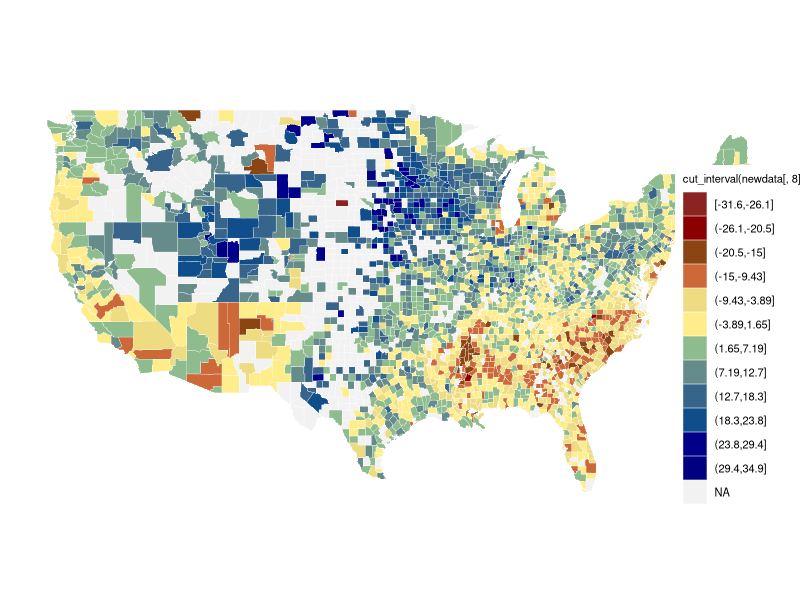
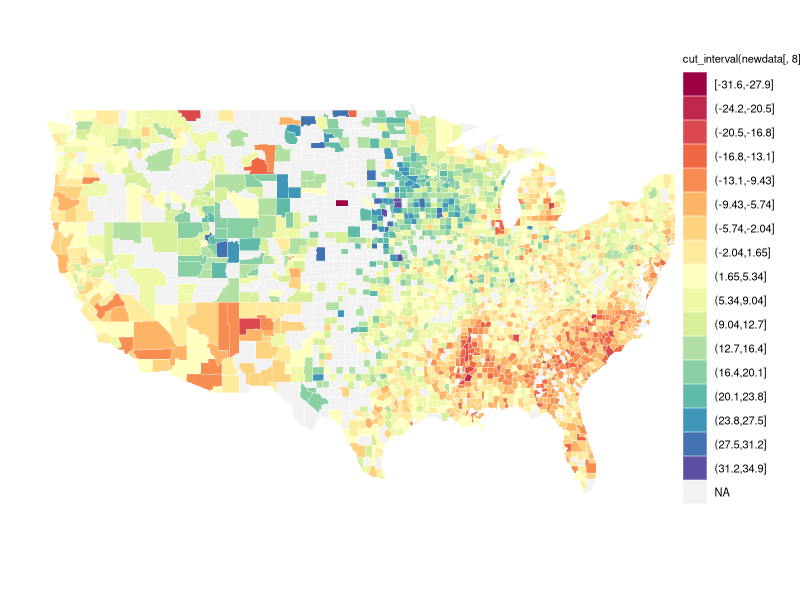
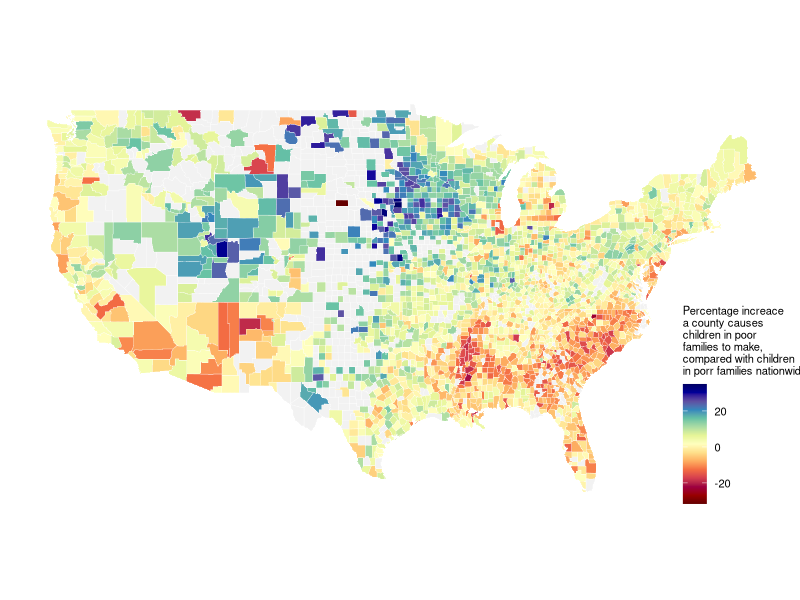

The R script that drew these images, in order:
library(ggplot2)
library(dplyr)

data<- read.csv("data/Household_Income.csv", header=TRUE, stringsAsFactors=FALSE)

## Making counties and states names lowercase to match the "counties" dataset used for mapping
data$County<-tolower(data$County) 
data$State<-tolower(data$State)  
states <- map_data("state") 
counties <- map_data("county") 
names(counties)[5:6]<-c("State","County") # changing the counties data set column names from region and subregion
# to State and County respectively to match our data set   
newdata<- left_join(counties, data, by = c("State","County"))

### Plotting the graph ###
ditch_the_axes <- theme(    
  axis.text = element_blank(),
  axis.line = element_blank(),
  axis.ticks = element_blank(),
  panel.border = element_blank(),
  panel.grid = element_blank(),
  panel.background = element_blank(),
  axis.title = element_blank(),
  legend.text = element_text(size = 8),
  legend.title = element_text(size= 8),
  legend.justification=c(0,0), legend.position=c(0.85,0)
)

# US States map #
map<- ggplot(data = states, mapping = aes(x = long, y = lat, group = group)) + 
  coord_fixed(1.3) + 
  geom_polygon(color = "white", fill = "gray")

# First Option, Colours are selected Manually #
map + geom_polygon(data = newdata, aes(fill= cut_interval(newdata[,8],12)),colour="white",size=0.1) +
  scale_fill_manual( values=rev(c("navyblue", "darkblue","dodgerblue4", "steelblue4",
                                  "paleturquoise4", "darkseagreen", "lightgoldenrod1", "lightgoldenrod2",
                                  "sienna3", "chocolate4", "darkred","brown4")), na.value="gray95")+
  ditch_the_axes 

# Second Option, Colours are the extention of "Spectral" Palette #
map + geom_polygon(data = newdata, aes(fill= cut_interval(newdata[,8],18)), colour="white", size=0.1) +
  scale_fill_manual(values=colorRampPalette(RColorBrewer::brewer.pal(11, "Spectral"))(17), na.value="gray95") +
  ditch_the_axes 

# Third Option, probably the closest graph to the original one; Colours are
# selected from the "Spectral" Palette and were extended manually by adding 4 colours
colour_vec<-as.vector(colorRampPalette(RColorBrewer::brewer.pal(11, "Spectral"))(11))
colour_vec_manual=c("#660000","#990000", colour_vec,"#000099","#000066") 

map + geom_polygon(data = newdata, aes(fill= newdata[,8]), colour="white", size=0.1) +
  scale_fill_gradientn( colours=colour_vec_manual, na.value="gray95",
                        name="Percentage increace \na county causes \nchildren in poor \nfamilies to make, \ncompared with children \nin porr families nationwide") +
  ditch_the_axes 





